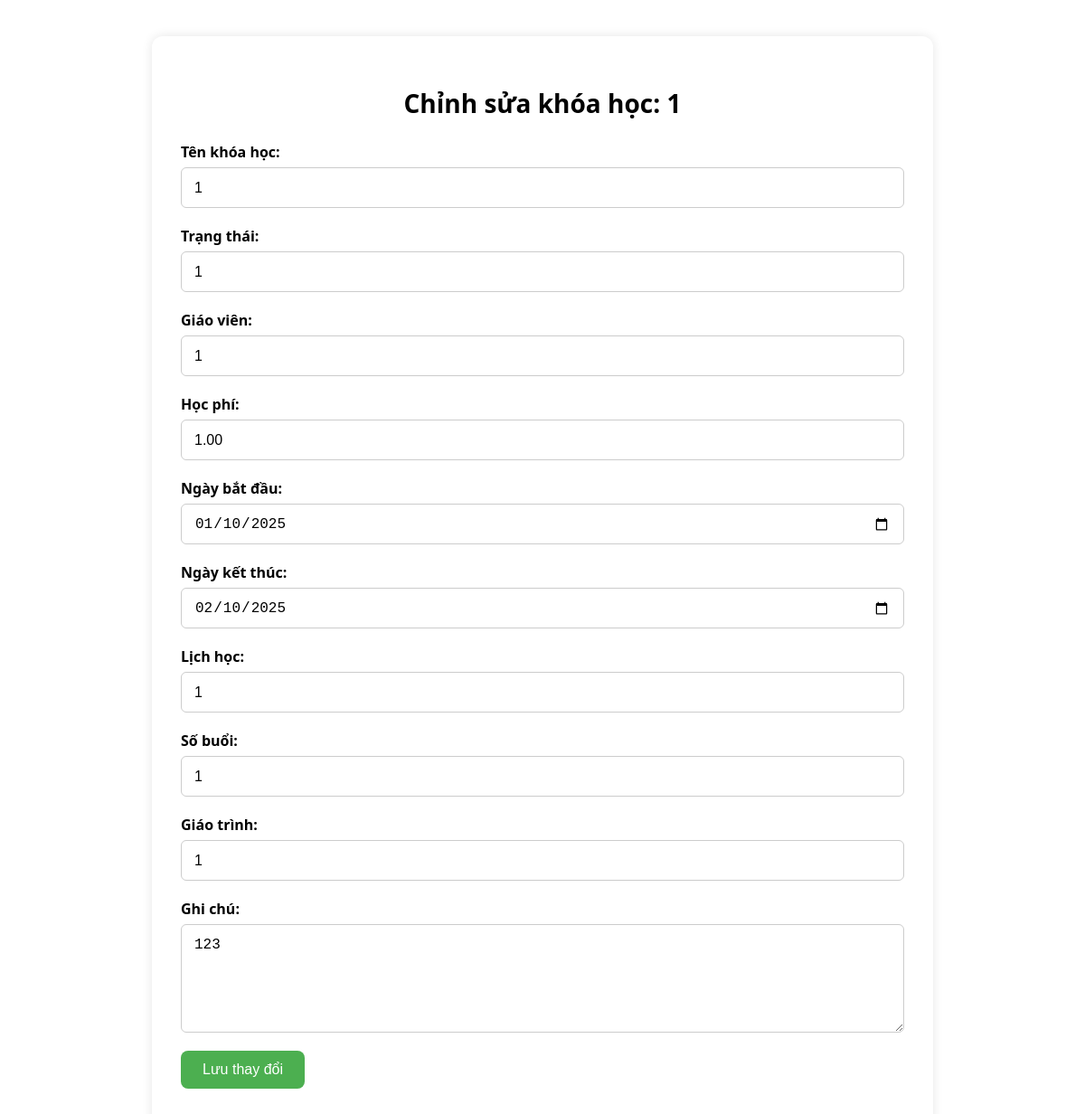
Screenshot of /courses/edit/25/ with the database file from the repository.
### teacherapp/models.py (models this page shows, shortened)
class Course(models.Model):
    name = models.CharField(max_length=200)
    status = models.CharField(max_length=50)
    teacher = models.CharField(max_length=100)
    fee = models.DecimalField(max_digits=10, decimal_places=2, null=True, blank=True)
    start_date = models.DateField()
    end_date = models.DateField()
    schedule = models.CharField(max_length=200)
    sessions = models.IntegerField(default=0)  # Tổng số buổi
    curriculum = models.TextField(blank=True)
    note = models.TextField(blank=True)
    participants = models.IntegerField(default=0)
    created_by = models.ForeignKey(User, on_delete=models.CASCADE, null=True, blank=True)

### teacherapp/views.py (the view)
# urls.py: path('courses/edit/<int:course_id>/', views.edit_course, name='edit_course'),
def edit_course(request, course_id):
    course = get_object_or_404(Course, id=course_id)
    if request.method == 'POST':
        form = CourseEditForm(request.POST, instance=course)
        if form.is_valid():
            updated = form.save(commit=False)
            updated.created_by = request.user
            updated.save()
            print(">>> Đã lưu thành công")
            return redirect('course_management')
        else:
            print(">>> Form không hợp lệ:", form.errors)
    else:
        form = CourseEditForm(instance=course)
    return render(request, 'teacher_page/edit_course.html', {'form': form, 'course': course})

### templates/teacher_page/edit_course.html (shortened to what this page needs)
{% load static %}
{% block extra_css %}
<link rel="stylesheet" href="{% static 'css/edit_course.css' %}">
{% endblock %}
{% block content %}
<div class="main-content">
    <h2>Chỉnh sửa khóa học: {{ course.name }}</h2>
    <form method="POST" action="{% url 'edit_course' course.id %}">
        <div class="form-group">
            <label for="name">Tên khóa học:</label>
            {{ form.name }}
        </div>
        <div class="form-group">
            <label for="status">Trạng thái:</label>
            {{ form.status }}
        </div>
        <div class="form-group">
            <label for="teacher">Giáo viên:</label>
            {{ form.teacher }}
        </div>
        <div class="form-group">
            <label for="fee">Học phí:</label>
            {{ form.fee }}
        </div>
        <div class="form-group">
            <label for="start_date">Ngày bắt đầu:</label>
            {{ form.start_date }}
        </div>
        <div class="form-group">
            <label for="end_date">Ngày kết thúc:</label>
            {{ form.end_date }}
        </div>
        <div class="form-group">
            <label for="schedule">Lịch học:</label>
            {{ form.schedule }}
        </div>
        <div class="form-group">
            <label for="sessions">Số buổi:</label>
            {{ form.sessions }}
        </div>
        <div class="form-group">
            <label for="curriculum">Giáo trình:</label>
            {{ form.curriculum }}
        </div>
        <div class="form-group">
            <label for="note">Ghi chú:</label>
            {{ form.note }}
        </div>
        <button type="submit" class="add-class-btn">Lưu thay đổi</button>
    </form>
</div>
{% endblock %}

### static/css/edit_course.css (style rules this page uses)
.main-content { max-width: 800px; margin: 40px auto; background-color: #fff; padding: 32px; border-radius: 12px; box-shadow: 0 0 12px rgba(0, 0, 0, 0.1); font-family: 'Segoe UI', sans-serif; font-size: 16px; }
.main-content h2 { font-size: 28px; margin-bottom: 24px; text-align: center; }
.form-group { margin-bottom: 20px; }
.form-group label { display: block; font-weight: 600; margin-bottom: 6px; font-size: 16px; }
.form-group input, .form-group select, .form-group textarea { width: 100%; padding: 10px 14px; font-size: 16px; border: 1px solid #ccc; border-radius: 6px; box-sizing: border-box; height: 45px; }
.form-group textarea { height: 120px; resize: vertical; overflow: auto; line-height: 1.5; }
.add-class-btn { background-color: #4CAF50; color: white; padding: 12px 24px; font-size: 16px; border: none; border-radius: 8px; cursor: pointer; transition: background-color 0.3s ease; }

### rows the page displays
Course: name "1", status "1", teacher "1", fee "1.00", start_date "01/10/2025", end_date "02/10/2025", schedule "1", sessions "1", curriculum "1", note "123"
